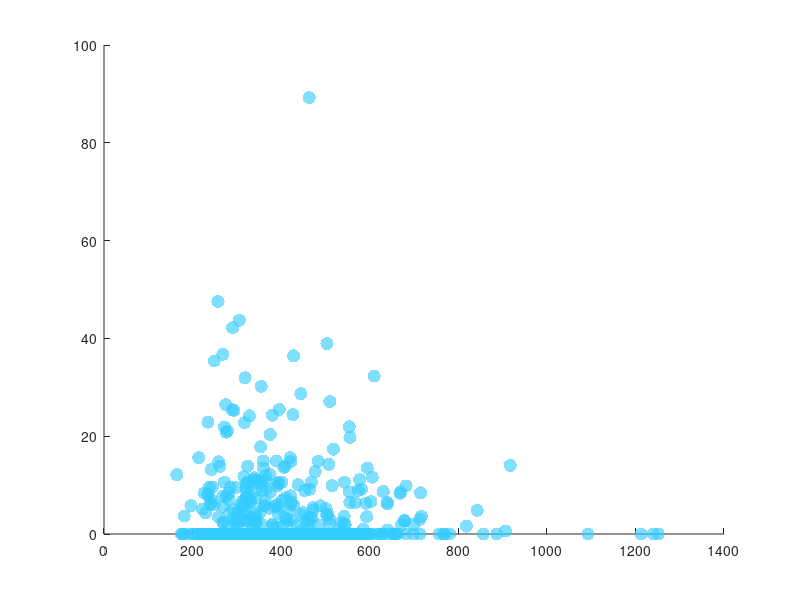

This figure's MATLAB source: (Note: this script raises an error after producing the figure.)
%%%%%%%%%%%%%%%%%%%%%%%%%%%%%%%%%%%%%%%%%%%%%%%%%%%%%%%%%%%%%%%%%%%%%%%%%%
%%% Fold-change in colony area after 4 days versus initial colony area %%%
%%% (for selected densities)

clear all;
close all;
clc;


load('MicroscopyData.mat'); 


time=[0 10 20 30 40 50 60 70 80 90 96];
nSets=1;
color = {[0.2 0.8 1],[1 0.2 0.4]};
density = [6 2]; % selected densities


     for d=1:size(density,2)
         areaInit_final = [];
         areaFC_final = [];
            for r=1:size(data.dens(density(d)).rep,2)
            area=data.dens(density(d)).rep(r).area;
            area=area.*(0.48^2);
            ind=find(isnan(area(end,:)));
            area(end,ind)=0;
            
            figure(1)
            hold on
            scatter(area(1,:),area(end,:)./area(1,:),90,'filled','MarkerFaceAlpha',5/8,'MarkerFaceColor',color{d});
            hold on
            areaInit = area(1,:);
            areaFC = area(end,:)./area(1,:);
            areaInit_final = cat(2,areaInit_final,areaInit);
            areaFC_final = cat(2,areaFC_final,areaFC);
            
            aveFC{d,r} = mean(area(end,:)./area(1,:),'omitnan');
            hold on
            clear f areaInit areaFC
            
            end
            
            figure(1)
            hold on
            [f,gof]=fit(areaInit_final',areaFC_final','poly1');
            plot(f,'--');
            hold on
            
            corrPearson{d} = corrcoef(areaInit_final,areaFC_final);
            rSquare(d) = gof.rsquare;
                        
            clear areaInit_final areaFC_final
            
     end
     
%      repMeans = mean(cell2mat(aveFC),2);
%      for d=1:size(density,2)
%          figure(1)
%          hold on
%          line([0,1400],[repMeans(d),repMeans(d)],'Color', color{d}, 'LineWidth', 1);
%      end

     box on;
%      grid on;
     title('All seedings numbers and replicates are displayed','FontSize',10);
     xlabel('Initial colony area (\mum^2)','FontWeight','bold','FontSize',12);
     ylabel('Fold change in colony area after 96hrs','FontWeight','bold','FontSize',12);
     str1=['R^2 = ' num2str(round(rSquare(1),5)) ' | \rho = ' num2str(round(corrPearson{1}(2),3))];
     annotation('textbox',[.15 .70 .2 .2],'String',str1,'FitBoxToText','on');
     str2=['R^2 = ' num2str(round(rSquare(2),5)) ' | \rho = ' num2str(round(corrPearson{2}(2),3))];
     annotation('textbox',[.15 .60 .2 .2],'String',str2,'FitBoxToText','on');
     
%      ylim([0 18]);
     ylim([0.4 100]);
     xlim([0 1200]);
     set(gca, 'YScale', 'log');
